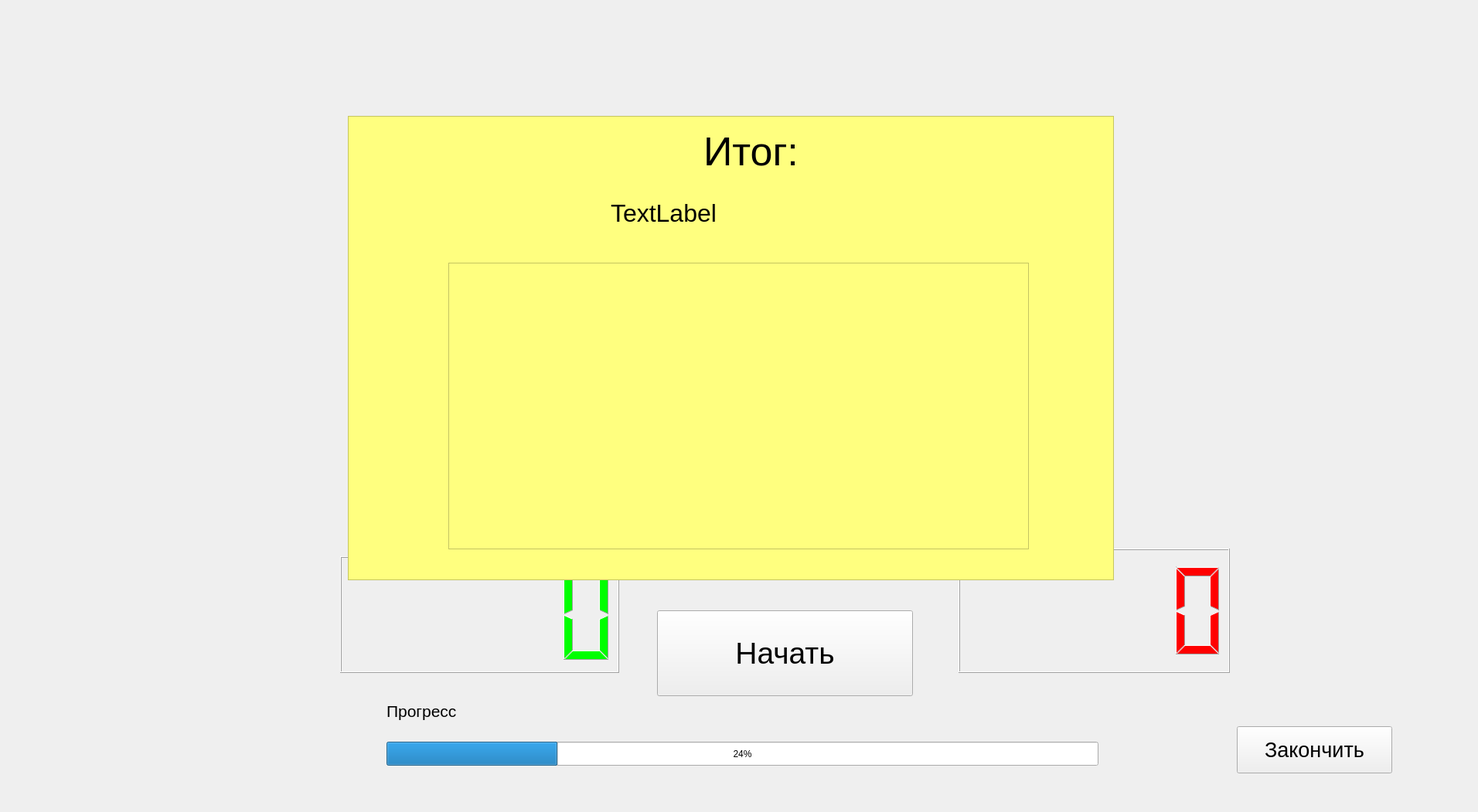
<?xml version="1.0" encoding="UTF-8"?>
<ui version="4.0">
 <class>MainWindow</class>
 <widget class="QMainWindow" name="MainWindow">
  <property name="geometry">
   <rect>
    <x>0</x>
    <y>0</y>
    <width>1912</width>
    <height>1051</height>
   </rect>
  </property>
  <property name="windowTitle">
   <string>MainWindow</string>
  </property>
  <widget class="QWidget" name="centralwidget">
   <widget class="QLabel" name="currentWord">
    <property name="geometry">
     <rect>
      <x>720</x>
      <y>150</y>
      <width>641</width>
      <height>121</height>
     </rect>
    </property>
    <property name="font">
     <font>
      <pointsize>46</pointsize>
     </font>
    </property>
    <property name="text">
     <string>_</string>
    </property>
   </widget>
   <widget class="QPushButton" name="startButton">
    <property name="geometry">
     <rect>
      <x>850</x>
      <y>790</y>
      <width>331</width>
      <height>111</height>
     </rect>
    </property>
    <property name="font">
     <font>
      <pointsize>29</pointsize>
     </font>
    </property>
    <property name="text">
     <string>Начать</string>
    </property>
   </widget>
   <widget class="QPushButton" name="stopButton">
    <property name="geometry">
     <rect>
      <x>1600</x>
      <y>940</y>
      <width>201</width>
      <height>61</height>
     </rect>
    </property>
    <property name="font">
     <font>
      <pointsize>20</pointsize>
     </font>
    </property>
    <property name="text">
     <string>Закончить</string>
    </property>
   </widget>
   <widget class="QLabel" name="txtRight">
    <property name="geometry">
     <rect>
      <x>490</x>
      <y>630</y>
      <width>241</width>
      <height>81</height>
     </rect>
    </property>
    <property name="font">
     <font>
      <pointsize>32</pointsize>
     </font>
    </property>
    <property name="text">
     <string>Правильно</string>
    </property>
   </widget>
   <widget class="QLabel" name="txtLoose">
    <property name="geometry">
     <rect>
      <x>1280</x>
      <y>630</y>
      <width>271</width>
      <height>61</height>
     </rect>
    </property>
    <property name="font">
     <font>
      <pointsize>32</pointsize>
     </font>
    </property>
    <property name="text">
     <string>Ошибок</string>
    </property>
   </widget>
   <widget class="QLCDNumber" name="cntRight">
    <property name="geometry">
     <rect>
      <x>440</x>
      <y>720</y>
      <width>361</width>
      <height>151</height>
     </rect>
    </property>
    <property name="styleSheet">
     <string notr="true">color : rgb(0, 255, 0);</string>
    </property>
   </widget>
   <widget class="QLCDNumber" name="cntLoose">
    <property name="geometry">
     <rect>
      <x>1240</x>
      <y>710</y>
      <width>351</width>
      <height>161</height>
     </rect>
    </property>
    <property name="styleSheet">
     <string notr="true">color : rgb(255, 0, 0);</string>
    </property>
   </widget>
   <widget class="QProgressBar" name="progressBar">
    <property name="geometry">
     <rect>
      <x>500</x>
      <y>960</y>
      <width>921</width>
      <height>31</height>
     </rect>
    </property>
    <property name="value">
     <number>24</number>
    </property>
   </widget>
   <widget class="QLabel" name="txtProgress">
    <property name="geometry">
     <rect>
      <x>500</x>
      <y>900</y>
      <width>211</width>
      <height>41</height>
     </rect>
    </property>
    <property name="font">
     <font>
      <pointsize>16</pointsize>
     </font>
    </property>
    <property name="text">
     <string>Прогресс</string>
    </property>
   </widget>
   <widget class="QLabel" name="inputLetter">
    <property name="geometry">
     <rect>
      <x>960</x>
      <y>360</y>
      <width>111</width>
      <height>151</height>
     </rect>
    </property>
    <property name="font">
     <font>
      <pointsize>64</pointsize>
     </font>
    </property>
    <property name="text">
     <string>_</string>
    </property>
   </widget>
   <widget class="QLabel" name="status">
    <property name="geometry">
     <rect>
      <x>670</x>
      <y>570</y>
      <width>621</width>
      <height>71</height>
     </rect>
    </property>
    <property name="font">
     <font>
      <pointsize>32</pointsize>
     </font>
    </property>
    <property name="text">
     <string>_</string>
    </property>
   </widget>
   <widget class="QFrame" name="winFrame">
    <property name="geometry">
     <rect>
      <x>450</x>
      <y>150</y>
      <width>991</width>
      <height>601</height>
     </rect>
    </property>
    <property name="styleSheet">
     <string notr="true">background-color: rgb(255, 255, 127);</string>
    </property>
    <property name="frameShape">
     <enum>QFrame::StyledPanel</enum>
    </property>
    <property name="frameShadow">
     <enum>QFrame::Raised</enum>
    </property>
    <widget class="QLabel" name="txtItog">
     <property name="geometry">
      <rect>
       <x>460</x>
       <y>10</y>
       <width>221</width>
       <height>71</height>
      </rect>
     </property>
     <property name="font">
      <font>
       <pointsize>39</pointsize>
      </font>
     </property>
     <property name="text">
      <string>Итог:</string>
     </property>
    </widget>
    <widget class="QListView" name="FalsListView">
     <property name="geometry">
      <rect>
       <x>130</x>
       <y>190</y>
       <width>751</width>
       <height>371</height>
      </rect>
     </property>
     <property name="font">
      <font>
       <pointsize>24</pointsize>
      </font>
     </property>
    </widget>
    <widget class="QLabel" name="txtCnt">
     <property name="geometry">
      <rect>
       <x>340</x>
       <y>100</y>
       <width>361</width>
       <height>51</height>
      </rect>
     </property>
     <property name="font">
      <font>
       <pointsize>24</pointsize>
      </font>
     </property>
     <property name="text">
      <string>TextLabel</string>
     </property>
    </widget>
   </widget>
   <zorder>inputLetter</zorder>
   <zorder>currentWord</zorder>
   <zorder>startButton</zorder>
   <zorder>stopButton</zorder>
   <zorder>txtRight</zorder>
   <zorder>txtLoose</zorder>
   <zorder>cntRight</zorder>
   <zorder>cntLoose</zorder>
   <zorder>progressBar</zorder>
   <zorder>txtProgress</zorder>
   <zorder>status</zorder>
   <zorder>winFrame</zorder>
  </widget>
 </widget>
 <resources/>
 <connections/>
</ui>
